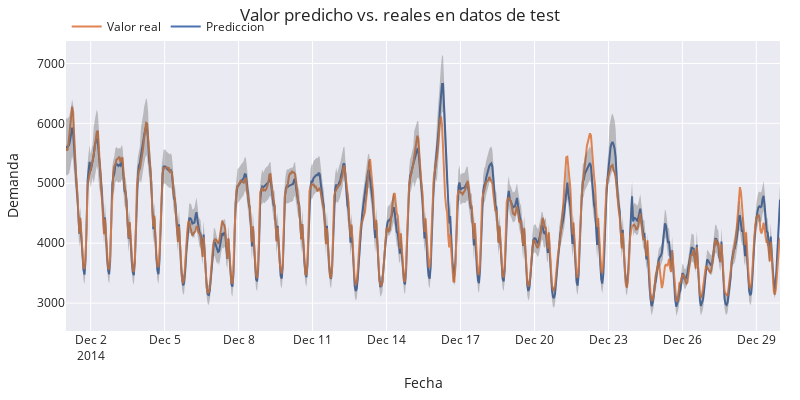

Here is the notebook cell this chart was saved with:
### Markdown cell above
Pasamos a dibujar estos intervalos de predicción.

### Code cell
fig = go.Figure([
    go.Scatter(
        name='Prediccion', x=predictions.index, y=predictions['pred'], mode='lines',
    ),
    go.Scatter(
        name='Valor real', x=data_test.index, y=data_test['Demand'], mode='lines',
    ),
    go.Scatter(
        name='Límite superior', x=predictions.index, y=predictions['upper_bound'],
        mode='lines', marker=dict(color="#444"), line=dict(width=0), showlegend=False
    ),
    go.Scatter(
        name='Límite inferior', x=predictions.index, y=predictions['lower_bound'],
        marker=dict(color="#444"), line=dict(width=0), mode='lines',
        fillcolor='rgba(68, 68, 68, 0.3)', fill='tonexty', showlegend=False
    )
])
fig.update_layout(
    title="Valor predicho vs. reales en datos de test",
    xaxis_title="Fecha",
    yaxis_title="Demanda",
    width=800,
    height=400,
    margin=dict(l=20, r=20, t=35, b=20),
    hovermode="x",
    legend=dict(orientation="h", yanchor="top", y=1.1, xanchor="left", x=0.001)
)
fig.show()

### Figure 1 — Plotly figure (JSON) as saved in the notebook; plotly's stock layout.template omitted (floating-point values rounded to 4 significant figures; data arrays with more than 128 entries replaced by an {"elided": "..."} marker saying what was removed)
{"data": [{"mode": "lines", "name": "Prediccion", "type": "scatter", "x": {"elided": "696 str values"}, "y": {"elided": "696 float values"}}, {"mode": "lines", "name": "Valor real", "type": "scatter", "x": {"elided": "696 str values"}, "y": {"elided": "696 float values"}}, {"line": {"width": 0}, "marker": {"color": "#444"}, "mode": "lines", "name": "Límite superior", "showlegend": false, "type": "scatter", "x": {"elided": "696 str values"}, "y": {"elided": "696 float values"}}, {"fill": "tonexty", "fillcolor": "rgba(68, 68, 68, 0.3)", "line": {"width": 0}, "marker": {"color": "#444"}, "mode": "lines", "name": "Límite inferior", "showlegend": false, "type": "scatter", "x": {"elided": "696 str values"}, "y": {"elided": "696 float values"}}], "layout": {"height": 400, "hovermode": "x", "legend": {"orientation": "h", "x": 0.001, "xanchor": "left", "y": 1.1, "yanchor": "top"}, "margin": {"b": 20, "l": 20, "r": 20, "t": 35}, "title": {"text": "Valor predicho vs. reales en datos de test"}, "width": 800, "xaxis": {"title": {"text": "Fecha"}}, "yaxis": {"title": {"text": "Demanda"}}}}
